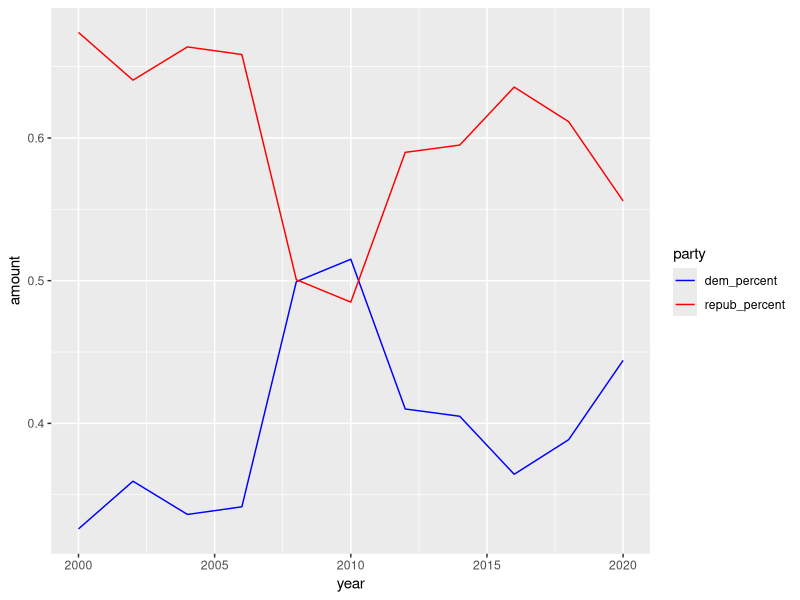
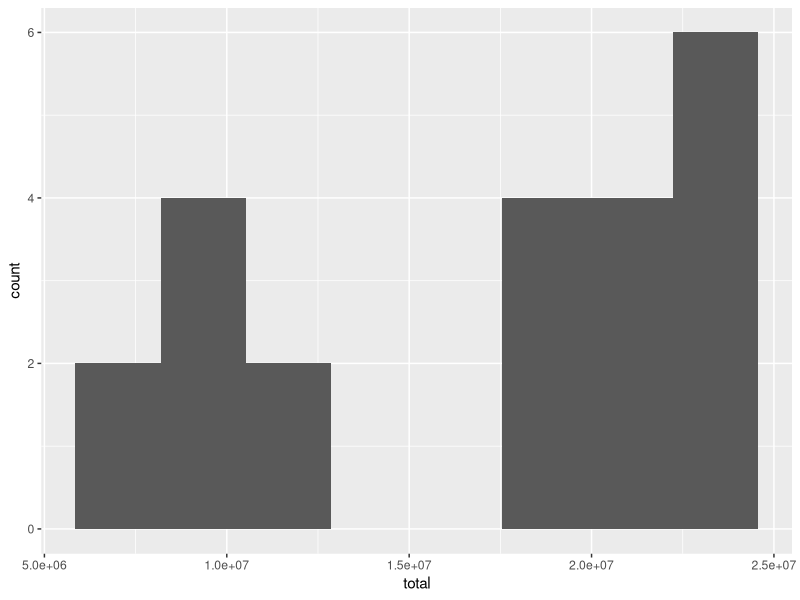

Write the R code that produced these figures, in order.
## ---- chunk 1
library(tidyverse)
knitr::opts_chunk$set(echo = TRUE)
## ---- chunk 2
foreign_data = read_csv("data/foreign_pac_data/clean_data.csv")

clean_data = foreign_data %>% 
  group_by(year) %>% 
  summarize(total = sum(dems_sum) + sum(repubs_sum),
            dem = sum(dems_sum),
            repub = sum(repubs_sum),
            .groups = "drop") %>%
  mutate(dem_percent = dem / total,
         repub_percent = repub / total) %>% 
  pivot_longer(
    cols = c(dem_percent, repub_percent),
    names_to = "party",
    values_to = "amount"
  )
clean_data
## ---- chunk 3
ggplot(clean_data, aes(x = year, y = amount, color = party)) + 
  geom_line() + 
  scale_color_manual(
    values = c("blue", "red")
  )
## ---- chunk 4
ggplot(clean_data, aes(x = total)) +
  geom_histogram(bins = 8)
